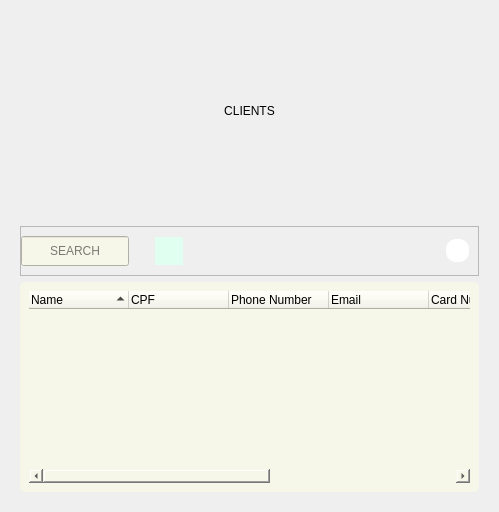
         <widget class="QWidget" name="rmcv">
          <layout class="QVBoxLayout" name="verticalLayout_10">
           <item>
            <widget class="QLabel" name="rmcv_lb_c">
             <property name="sizePolicy">
              <sizepolicy hsizetype="Preferred" vsizetype="Maximum">
               <horstretch>0</horstretch>
               <verstretch>0</verstretch>
              </sizepolicy>
             </property>
             <property name="minimumSize">
              <size>
               <width>0</width>
               <height>200</height>
              </size>
             </property>
             <property name="styleSheet">
              <string notr="true">font: 100pt &quot;Voga &quot;;  
</string>
             </property>
             <property name="text">
              <string>CLIENTS</string>
             </property>
             <property name="alignment">
              <set>Qt::AlignCenter</set>
             </property>
            </widget>
           </item>
           <item>
            <widget class="QStackedWidget" name="rmcv_stackedWidget">
             <property name="styleSheet">
              <string notr="true"/>
             </property>
             <widget class="QWidget" name="rmcv_src">
              <property name="styleSheet">
               <string notr="true"/>
              </property>
              <layout class="QVBoxLayout" name="verticalLayout_22">
               <item>
                <widget class="QFrame" name="rmcv_slct_f1">
                 <property name="sizePolicy">
                  <sizepolicy hsizetype="Preferred" vsizetype="Maximum">
                   <horstretch>0</horstretch>
                   <verstretch>0</verstretch>
                  </sizepolicy>
                 </property>
                 <property name="minimumSize">
                  <size>
                   <width>0</width>
                   <height>50</height>
                  </size>
                 </property>
                 <property name="frameShape">
                  <enum>QFrame::StyledPanel</enum>
                 </property>
                 <property name="frameShadow">
                  <enum>QFrame::Raised</enum>
                 </property>
                 <layout class="QHBoxLayout" name="horizontalLayout_16">
                  <property name="leftMargin">
                   <number>0</number>
                  </property>
                  <item>
                   <widget class="QLineEdit" name="rmcv_slct_src">
                    <property name="sizePolicy">
                     <sizepolicy hsizetype="MinimumExpanding" vsizetype="Fixed">
                      <horstretch>0</horstretch>
                      <verstretch>0</verstretch>
                     </sizepolicy>
                    </property>
                    <property name="minimumSize">
                     <size>
                      <width>0</width>
                      <height>30</height>
                     </size>
                    </property>
                    <property name="maximumSize">
                     <size>
                      <width>500</width>
                      <height>16777215</height>
                     </size>
                    </property>
                    <property name="font">
                     <font>
                      <family>MS Shell Dlg 2</family>
                     </font>
                    </property>
                    <property name="toolTip">
                     <string>&lt;html&gt;&lt;head/&gt;&lt;body&gt;&lt;p&gt; INSERT CLIENT NAME&lt;/p&gt;&lt;/body&gt;&lt;/html&gt;</string>
                    </property>
                    <property name="styleSheet">
                     <string notr="true">QLineEdit{
background-color: rgb(246, 246, 233);
}
QToolTip { 
color: rgb(246, 246, 233);
background-color:rgb(31, 80, 20);
 border: 0px; 
font: 12pt &quot;Fira Sans &quot;;
}</string>
                    </property>
                    <property name="alignment">
                     <set>Qt::AlignCenter</set>
                    </property>
                    <property name="placeholderText">
                     <string>SEARCH</string>
                    </property>
                   </widget>
                  </item>
                  <item>
                   <spacer name="horizontalSpacer_17">
                    <property name="orientation">
                     <enum>Qt::Horizontal</enum>
                    </property>
                    <property name="sizeType">
                     <enum>QSizePolicy::Maximum</enum>
                    </property>
                    <property name="sizeHint" stdset="0">
                     <size>
                      <width>20</width>
                      <height>20</height>
                     </size>
                    </property>
                   </spacer>
                  </item>
                  <item>
                   <widget class="QPushButton" name="rmcv_slct_btn">
                    <property name="sizePolicy">
                     <sizepolicy hsizetype="Minimum" vsizetype="Fixed">
                      <horstretch>0</horstretch>
                      <verstretch>0</verstretch>
                     </sizepolicy>
                    </property>
                    <property name="minimumSize">
                     <size>
                      <width>28</width>
                      <height>0</height>
                     </size>
                    </property>
                    <property name="maximumSize">
                     <size>
                      <width>10</width>
                      <height>28</height>
                     </size>
                    </property>
                    <property name="styleSheet">
                     <string notr="true">QPushButton:hover
{
    border: 3px solid  rgb(205, 255, 225);
	background-color: rgb(200, 255, 220);
}
QPushButton {
	background-image: url(:/img/Interface_files/glass_src.png);
	background-repeat: no-repeat;
	background-color: rgb(224, 255, 241);
	border: 3px solid rgb(224, 255, 241);
}

/*background: center;*/

/*background: center;*/
</string>
                    </property>
                    <property name="text">
                     <string/>
                    </property>
                   </widget>
                  </item>
                  <item>
                   <spacer name="horizontalSpacer_18">
                    <property name="orientation">
                     <enum>Qt::Horizontal</enum>
                    </property>
                    <property name="sizeHint" stdset="0">
                     <size>
                      <width>257</width>
                      <height>20</height>
                     </size>
                    </property>
                   </spacer>
                  </item>
                  <item>
                   <widget class="QFrame" name="rmcv_w_f">
                    <property name="sizePolicy">
                     <sizepolicy hsizetype="Maximum" vsizetype="Maximum">
                      <horstretch>0</horstretch>
                      <verstretch>0</verstretch>
                     </sizepolicy>
                    </property>
                    <property name="minimumSize">
                     <size>
                      <width>23</width>
                      <height>23</height>
                     </size>
                    </property>
                    <property name="toolTip">
                     <string>&lt;html&gt;&lt;head/&gt;&lt;body&gt;&lt;p&gt;HOVER YOUR MOUSE OVER THE DESIRED FIELD FOR HELP&lt;/p&gt;&lt;/body&gt;&lt;/html&gt;</string>
                    </property>
                    <property name="styleSheet">
                     <string notr="true">QFrame{
border-image: url(:/img/Interface_files/qestion.png) 0 0 0 0 sketch sketch;
background-color: rgb(255, 255, 255);
border-radius: 10px;
}
QToolTip { 
color: rgb(246, 246, 233);
background-color:rgb(31, 80, 20);
 border: 0px; 
font: 12pt &quot;Fira Sans &quot;;
}</string>
                    </property>
                    <property name="frameShape">
                     <enum>QFrame::StyledPanel</enum>
                    </property>
                    <property name="frameShadow">
                     <enum>QFrame::Raised</enum>
                    </property>
                   </widget>
                  </item>
                 </layout>
                </widget>
               </item>
               <item>
                <widget class="QFrame" name="rmcv_f_src">
                 <property name="styleSheet">
                  <string notr="true">background-color: rgb(246, 246, 233);
border-radius: 5px;
</string>
                 </property>
                 <property name="frameShape">
                  <enum>QFrame::StyledPanel</enum>
                 </property>
                 <property name="frameShadow">
                  <enum>QFrame::Raised</enum>
                 </property>
                 <layout class="QVBoxLayout" name="verticalLayout_40">
                  <item>
                   <widget class="QTreeWidget" name="rmcv_f_tree">
                    <property name="styleSheet">
                     <string notr="true"/>
                    </property>
                    <property name="tabKeyNavigation">
                     <bool>false</bool>
                    </property>
                    <property name="indentation">
                     <number>20</number>
                    </property>
                    <property name="rootIsDecorated">
                     <bool>false</bool>
                    </property>
                    <property name="uniformRowHeights">
                     <bool>false</bool>
                    </property>
                    <property name="itemsExpandable">
                     <bool>true</bool>
                    </property>
                    <property name="sortingEnabled">
                     <bool>true</bool>
                    </property>
                    <property name="animated">
                     <bool>false</bool>
                    </property>
                    <property name="allColumnsShowFocus">
                     <bool>false</bool>
                    </property>
                    <property name="wordWrap">
                     <bool>false</bool>
                    </property>
                    <property name="headerHidden">
                     <bool>false</bool>
                    </property>
                    <attribute name="headerMinimumSectionSize">
                     <number>39</number>
                    </attribute>
                    <column>
                     <property name="text">
                      <string>Name</string>
                     </property>
                    </column>
                    <column>
                     <property name="text">
                      <string>CPF</string>
                     </property>
                    </column>
                    <column>
                     <property name="text">
                      <string>Phone Number</string>
                     </property>
                    </column>
                    <column>
                     <property name="text">
                      <string>Email</string>
                     </property>
                    </column>
                    <column>
                     <property name="text">
                      <string>Card Number</string>
                     </property>
                    </column>
                    <column>
                     <property name="text">
                      <string>CVV</string>
                     </property>
                    </column>
                    <column>
                     <property name="text">
                      <string>Expiration Date</string>
                     </property>
                    </column>
                    <column>
                     <property name="text">
                      <string>Address</string>
                     </property>
                    </column>
                   </widget>
                  </item>
                 </layout>
                </widget>
               </item>
              </layout>
             </widget>
            </widget>
           </item>
          </layout>
         </widget>
